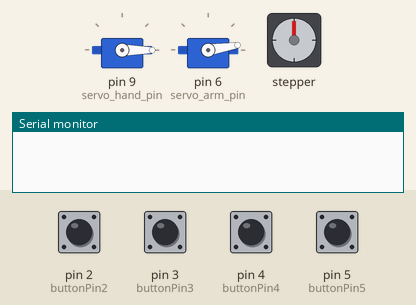
Recording of a sketch running on a simulated Arduino Uno, built with avr-gcc and run on an emulated ATmega328P. On the bench: 2 × servo, stepper motor, the last lines printed to the serial monitor. The inputs (shaded band) are chosen by the test bench; at power-on: pin 2 (buttonPin2), pin 3 (buttonPin3), pin 4 (buttonPin4), pin 5 (buttonPin5) HIGH. Stepper angles assume 2048 steps per turn.

Above: at 1.2 s.
1.3 s: pin 2 (buttonPin2) pulled LOW for 0.15 s
At 1.85 s:
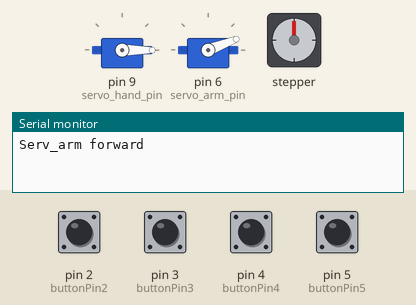
4.3 s: pin 4 (buttonPin4) pulled LOW for 0.15 s
At 4.72 s:
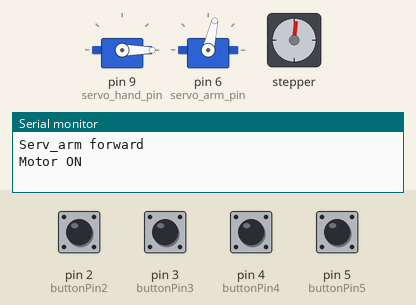
7.3 s: pin 3 (buttonPin3) pulled LOW for 0.15 s
At 7.74 s:
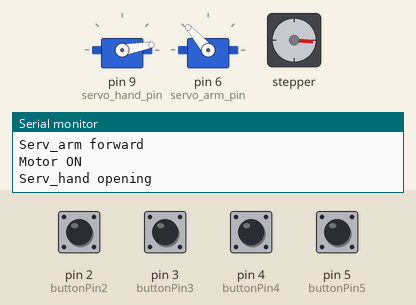
10.3 s: pin 5 (buttonPin5) pulled LOW for 0.15 s
13.3 s: pin 2 (buttonPin2) pulled LOW for 0.15 s
At 13.49 s:
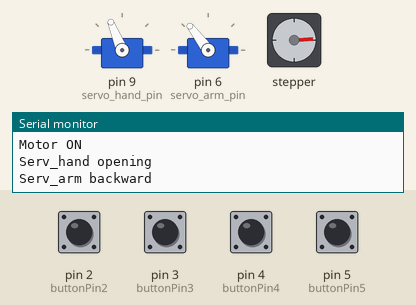
16.3 s: pin 4 (buttonPin4) pulled LOW for 1 s
Timing chart, 0 to 22.7 s (numbered marks = the images above; inputs shaded):
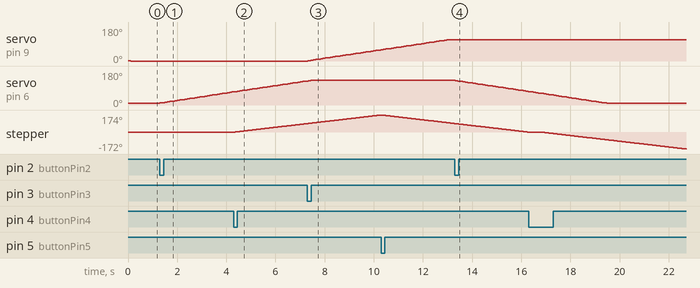

Measured:
- after the input at 1.3 s, servo on pin 6 (servo_arm_pin): moves from 9° to 69° over 2.9 s, starting at once
- after the input at 4.3 s, stepper: keeps turning clockwise at about 29°/s, starting at once
- after the input at 7.3 s, servo on pin 9 (servo_hand_pin): moves from 0° to 60° over 3.0 s, starting at once
- after the input at 13.3 s, servo on pin 6 (servo_arm_pin): moves from 131° to 71° over 3.0 s, starting at once

The sketch:

robot_arm.ino
```cpp
#include <Servo.h>
#include "Stepper.h"

Servo servo_hand;
int servo_hand_pin = 9;     //

Servo servo_arm;

int servo_arm_pin = 6;


bool forward = true;


// Define number of steps per rotation:
const int stepsPerRevolution = 2048;

// Wiring:
// Pin 10 to IN1 on the ULN2003 driver
// Pin 11 to IN2 on the ULN2003 driver
// Pin 12 to IN3 on the ULN2003 driver
// Pin 13 to IN4 on the ULN2003 driver

// Create stepper object called 'myStepper', note the pin order:
Stepper myStepper = Stepper(stepsPerRevolution, 10, 12, 11, 13);
bool serv_arm_dir = 0;
float serv_arm_val = 9;
unsigned long serv_arm_deb = 0;

bool serv_hand_dir = 0;
float serv_hand_val = 2;
unsigned long serv_hand_deb = 0;

bool motorState = false;
int motorDirection = 1;

const int buttonPin2 = 2;
const int buttonPin3 = 3;
const int buttonPin4 = 4;
const int buttonPin5 = 5;


unsigned long debounce2 = 0;
unsigned long debounce3 = 0;
unsigned long debounce4 = 0;
unsigned long debounce5 = 0;


void setup() {
      Serial.begin(9600);
      servo_hand.attach(servo_hand_pin);
      //

      servo_arm.attach(servo_arm_pin);

      servo_arm.write(serv_arm_val);
      servo_hand.write(serv_hand_val);

      myStepper.setSpeed(5);
      pinMode(buttonPin2, INPUT_PULLUP); //change direction of servo-arm
      pinMode(buttonPin3, INPUT_PULLUP);  //change direction of servo-hand
      pinMode(buttonPin4, INPUT_PULLUP);  //stop the stepmotor
      pinMode(buttonPin5, INPUT_PULLUP);  //change direction of stepmotor

}

void loop() {

  //code for servo_arm
   if (digitalRead(buttonPin2) == LOW && (millis() - debounce2) > 500) {
    serv_arm_dir = !serv_arm_dir;
    debounce2 = millis();
    Serial.println(serv_arm_dir ? "Serv_arm forward" : "Serv_arm backward");
    }
    if(serv_arm_val<130 and serv_arm_dir){
      if ((millis() - serv_arm_deb) > 100){
      serv_arm_val = serv_arm_val + 2;
      servo_arm.write(serv_arm_val);

      serv_arm_deb = millis();
    }
    }
    if(serv_arm_val>10 and !serv_arm_dir){
      if ((millis() - serv_arm_deb) > 100){
      serv_arm_val = serv_arm_val - 2;
      servo_arm.write(serv_arm_val);


      serv_arm_deb = millis();
    }
    }
    //code for servo_hand
   if (digitalRead(buttonPin3) == LOW && (millis() - debounce3) > 500) {
    serv_hand_dir = !serv_hand_dir;
    debounce3 = millis();
    Serial.println(serv_hand_dir ? "Serv_hand opening" : "Serv_hand closing");
    }
    if(serv_hand_val <= 110 and serv_hand_dir){
      if ((millis() - serv_hand_deb) > 100){
      serv_hand_val = serv_hand_val + 2;
      servo_hand.write(serv_hand_val);
      serv_hand_deb = millis();
    }
    }

    if(serv_hand_val >= 2 and !serv_hand_dir){
      if ((millis() - serv_hand_deb) > 100){
      serv_hand_val = serv_hand_val - 2;
      servo_hand.write(serv_hand_val);
      serv_hand_deb = millis();
    }
    }


    //code for stepmotor
    if (digitalRead(buttonPin4) == LOW && (millis() - debounce4) > 500) {
    motorState = !motorState;
    debounce4 = millis();
    Serial.println(motorState ? "Motor ON" : "Motor OFF");
    }
    if (motorState) {
      myStepper.step(motorDirection);
    }
    else{
      digitalWrite(10, LOW);
      digitalWrite(11, LOW);
      digitalWrite(12, LOW);
      digitalWrite(13, LOW);
  }

    if (digitalRead(buttonPin5) == LOW && (millis() - debounce5) > 500) {
      motorDirection = -motorDirection;
      debounce5 = millis();
    }


}
```
